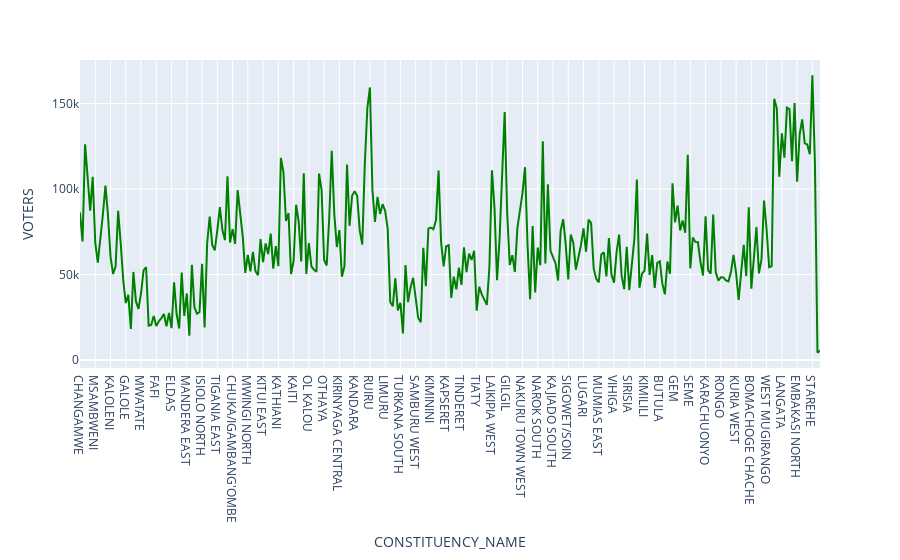

Here is the notebook cell this chart was saved with:
### Code cell
px.line(voters, y='VOTERS', x='CONSTITUENCY_NAME', color_discrete_sequence=['green'])

### Figure 1 — Plotly figure (JSON) as saved in the notebook; plotly's stock layout.template omitted (floating-point values rounded to 4 significant figures; data arrays with more than 128 entries replaced by an {"elided": "..."} marker saying what was removed)
{"data": [{"hovertemplate": "CONSTITUENCY_NAME=%{x}<br>VOTERS=%{y}<extra></extra>", "legendgroup": "", "line": {"color": "green", "dash": "solid"}, "marker": {"symbol": "circle"}, "mode": "lines", "name": "", "orientation": "v", "showlegend": false, "type": "scatter", "x": {"elided": "292 str values"}, "xaxis": "x", "y": {"elided": "292 int values"}, "yaxis": "y"}], "layout": {"legend": {"tracegroupgap": 0}, "margin": {"t": 60}, "xaxis": {"anchor": "y", "domain": [0, 1], "title": {"text": "CONSTITUENCY_NAME"}}, "yaxis": {"anchor": "x", "domain": [0, 1], "title": {"text": "VOTERS"}}}}
